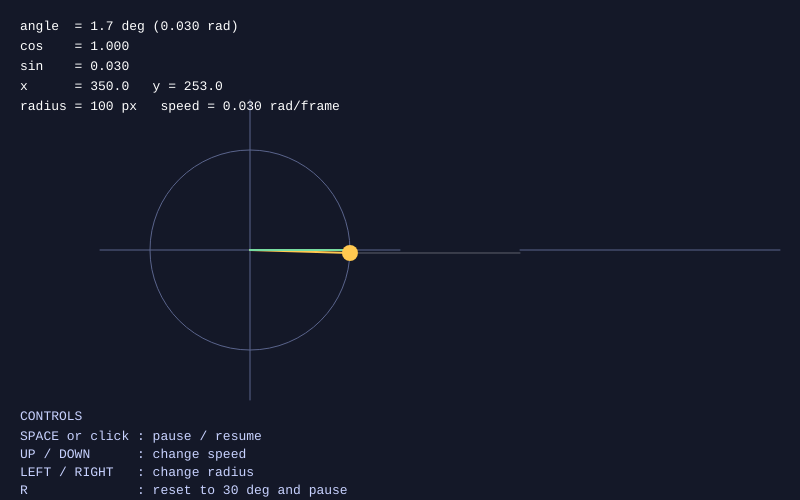
Frame 1 (no input)
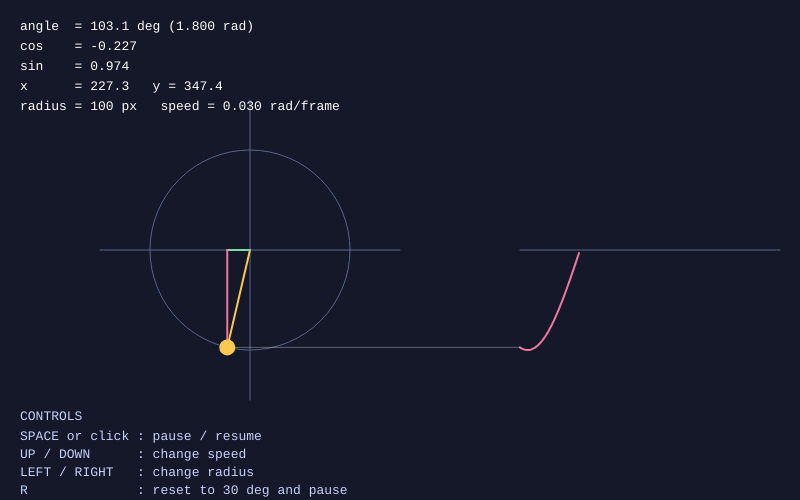
Frame 60 (no input)
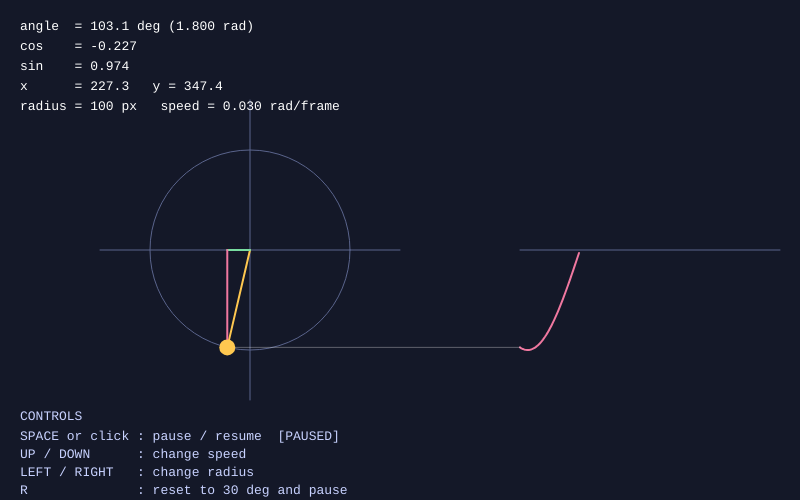
Frame 120 (the mouse pressed at the canvas centre since frame 60)

The p5.js sketch that drew these frames (run headless with seeded random() and noise() and a simulated clock; from frame 60 on, the mouse is pressed at the canvas centre):

// p5.js sketch
// ── sketch.js
let angle = 0;              
let angularSpeed = 0.03;    
let orbitRadius = 100;      
let isPaused = false;       
    
const centerX = 250;        
const centerY = 250;        
const waveStartX = 520;     
const maxWavePoints = 260;  

let waveHistory = [];

function setup() {
  createCanvas(800, 500);
  textFont('monospace');
}

function draw() {
  background(20, 24, 40);


  if (!isPaused) {
    angle += angularSpeed;  
  }

  let cosValue = cos(angle);
  let sinValue = sin(angle);
  let dotX = centerX + orbitRadius * cosValue;
  let dotY = centerY + orbitRadius * sinValue;

  if (!isPaused) {
    waveHistory.unshift(orbitRadius * sinValue); 
    if (waveHistory.length > maxWavePoints) {
      waveHistory.pop();
    }
  }

  noFill();
  stroke(90, 100, 140);
  strokeWeight(1);
  circle(centerX, centerY, orbitRadius * 2);              
  line(centerX - 150, centerY, centerX + 150, centerY);  
  line(centerX, centerY - 150, centerX, centerY + 150);  

  stroke(255, 200, 80);
  strokeWeight(2);
  line(centerX, centerY, dotX, dotY);

  stroke(120, 220, 160);
  line(centerX, centerY, dotX, centerY);  
  stroke(240, 120, 160);
  line(dotX, centerY, dotX, dotY);         

  stroke(240, 120, 160);
  strokeWeight(2);
  noFill();
  beginShape();
  for (let i = 0; i < waveHistory.length; i++) {
    vertex(waveStartX + i, centerY + waveHistory[i]);
  }
  endShape();

  stroke(255, 255, 255, 80);
  strokeWeight(1);
  line(dotX, dotY, waveStartX, dotY);

  noStroke();
  fill(255, 200, 80);
  circle(dotX, dotY, 16);

  stroke(90, 100, 140);
  line(waveStartX, centerY, waveStartX + maxWavePoints, centerY);

  noStroke();
  fill(255);
  textSize(13);
  let angleDegrees = degrees(angle) % 360;
  if (angleDegrees < 0) angleDegrees += 360;
  text("angle  = " + angleDegrees.toFixed(1) + " deg (" + (angle % TWO_PI).toFixed(3) + " rad)", 20, 30);
  text("cos    = " + cosValue.toFixed(3), 20, 50);
  text("sin    = " + sinValue.toFixed(3), 20, 70);
  text("x      = " + dotX.toFixed(1) + "   y = " + dotY.toFixed(1), 20, 90);
  text("radius = " + orbitRadius + " px   speed = " + angularSpeed.toFixed(3) + " rad/frame", 20, 110);

  fill(200, 210, 255);
  text("CONTROLS", 20, 420);
  text("SPACE or click : pause / resume" + (isPaused ? "  [PAUSED]" : ""), 20, 440);
  text("UP / DOWN      : change speed", 20, 458);
  text("LEFT / RIGHT   : change radius", 20, 476);
  text("R              : reset to 30 deg and pause", 20, 494 - 0);
}

function keyPressed() {
  if (key === ' ') {
    isPaused = !isPaused;
  }
  if (keyCode === UP_ARROW) {
    angularSpeed = min(angularSpeed + 0.005, 0.2);    
  }
  if (keyCode === DOWN_ARROW) {
    angularSpeed = max(angularSpeed - 0.005, 0.005);  
  }
  if (keyCode === RIGHT_ARROW) {
    orbitRadius = min(orbitRadius + 10, 150);         
  }
  if (keyCode === LEFT_ARROW) {
    orbitRadius = max(orbitRadius - 10, 20);          
  }
  if (key === 'r' || key === 'R') {
    angle = PI / 6;        
    waveHistory = [];
    isPaused = true;
  }
  return false; 
}

function mousePressed() {
  if (mouseX >= 0 && mouseX <= width && mouseY >= 0 && mouseY <= height) {
    isPaused = !isPaused;
  }
}
